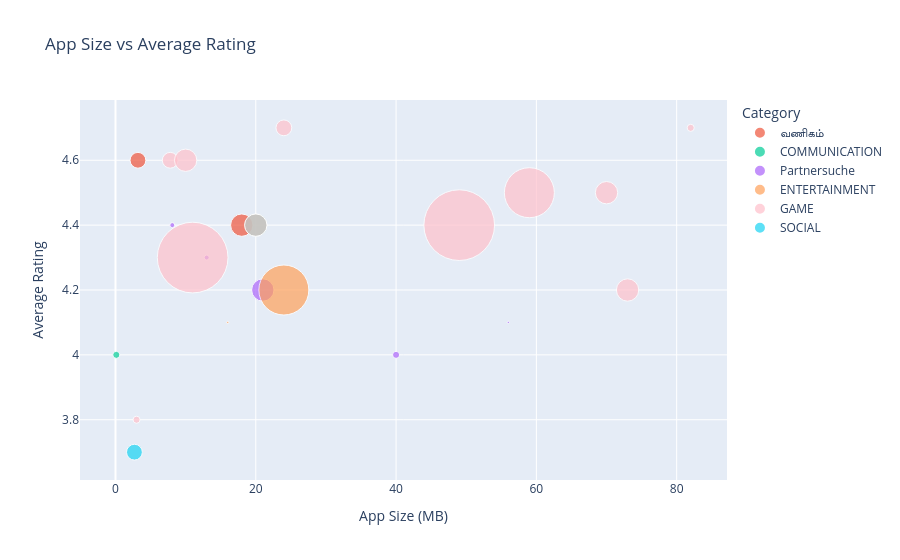

Notebook code cell kept with this figure:
### Code cell
fig = px.scatter(
    filtered_df,
    x="Size_MB",
    y="Rating",
    size="Installs",
    color="Category",
    hover_name="App",
    title="App Size vs Average Rating",
    labels={
        "Size_MB": "App Size (MB)",
        "Rating": "Average Rating"
    },
    size_max=50,
    color_discrete_map={
        "GAME": "pink"
    }
)

fig.show()

### Figure 1 — Plotly figure (JSON) as saved in the notebook; plotly's stock layout.template omitted (floating-point values rounded to 4 significant figures)
{"data": [{"hovertemplate": "<b>%{hovertext}</b><br><br>Category=வணிகம்<br>App Size (MB)=%{x}<br>Average Rating=%{y}<br>Installs=%{marker.size}<extra></extra>", "hovertext": ["Google Primer", "Call Blocker"], "legendgroup": "வணிகம்", "marker": {"color": "#EF553B", "size": [10000000, 5000000], "sizemode": "area", "sizeref": 40000, "symbol": "circle"}, "mode": "markers", "name": "வணிகம்", "orientation": "v", "showlegend": true, "type": "scatter", "x": [18, 3.2], "xaxis": "x", "y": [4.4, 4.6], "yaxis": "y"}, {"hovertemplate": "<b>%{hovertext}</b><br><br>Category=COMMUNICATION<br>App Size (MB)=%{x}<br>Average Rating=%{y}<br>Installs=%{marker.size}<extra></extra>", "hovertext": ["Chrome Dev", "GMX Mail", "GroupMe", "CallApp: Caller ID, Blocker & Phone Call Recorder", "Burner - Free Phone Number", "Caller ID +"], "legendgroup": "COMMUNICATION", "marker": {"color": "#00cc96", "size": [5000000, 10000000, 10000000, 10000000, 1000000, 1000000], "sizemode": "area", "sizeref": 40000, "symbol": "circle"}, "mode": "markers", "name": "COMMUNICATION", "orientation": "v", "showlegend": true, "type": "scatter", "x": [null, null, null, 20, null, 0.1152], "xaxis": "x", "y": [4.4, 4.3, 4.5, 4.4, 4.3, 4], "yaxis": "y"}, {"hovertemplate": "<b>%{hovertext}</b><br><br>Category=Partnersuche<br>App Size (MB)=%{x}<br>Average Rating=%{y}<br>Installs=%{marker.size}<extra></extra>", "hovertext": ["Hily: Dating, Chat, Match, Meet & Hook up", "CMB Free Dating App", "FlirtChat - ♥Free Dating/Flirting App♥", "Hitwe - meet people and chat", "2Date Dating App, Love and matching"], "legendgroup": "Partnersuche", "marker": {"color": "#ab63fa", "size": [100000, 1000000, 500000, 10000000, 500000], "sizemode": "area", "sizeref": 40000, "symbol": "circle"}, "mode": "markers", "name": "Partnersuche", "orientation": "v", "showlegend": true, "type": "scatter", "x": [56, 40, 13, 21, 8.1], "xaxis": "x", "y": [4.1, 4, 4.3, 4.2, 4.4], "yaxis": "y"}, {"hovertemplate": "<b>%{hovertext}</b><br><br>Category=ENTERTAINMENT<br>App Size (MB)=%{x}<br>Average Rating=%{y}<br>Installs=%{marker.size}<extra></extra>", "hovertext": ["Amazon Prime Video", "Cooking Channel"], "legendgroup": "ENTERTAINMENT", "marker": {"color": "#FFA15A", "size": [50000000, 100000], "sizemode": "area", "sizeref": 40000, "symbol": "circle"}, "mode": "markers", "name": "ENTERTAINMENT", "orientation": "v", "showlegend": true, "type": "scatter", "x": [24, 16], "xaxis": "x", "y": [4.2, 4.1], "yaxis": "y"}, {"hovertemplate": "<b>%{hovertext}</b><br><br>Category=GAME<br>App Size (MB)=%{x}<br>Average Rating=%{y}<br>Installs=%{marker.size}<extra></extra>", "hovertext": ["Block Puzzle", "Granny", "Flow Free", "Cut the Rope FULL FREE", "Color by Number – New Coloring Book", "Draw In", "Honkai Impact 3rd", "Doodle Jump", "Dude Perfect 2", "Candy Bomb", "1LINE – One Line with One Touch", "4 in a Row", "Four In A Line"], "legendgroup": "GAME", "marker": {"color": "pink", "size": [5000000, 50000000, 100000000, 100000000, 5000000, 10000000, 1000000, 50000000, 10000000, 10000000, 10000000, 500000, 1000000], "sizemode": "area", "sizeref": 40000, "symbol": "circle"}, "mode": "markers", "name": "GAME", "orientation": "v", "showlegend": true, "type": "scatter", "x": [7.8, 59, 11, 49, 24, 73, 82, null, 70, 20, 10, null, 3], "xaxis": "x", "y": [4.6, 4.5, 4.3, 4.4, 4.7, 4.2, 4.7, 4.3, 4.5, 4.4, 4.6, 3.8, 3.8], "yaxis": "y"}, {"hovertemplate": "<b>%{hovertext}</b><br><br>Category=SOCIAL<br>App Size (MB)=%{x}<br>Average Rating=%{y}<br>Installs=%{marker.size}<extra></extra>", "hovertext": ["Blogger"], "legendgroup": "SOCIAL", "marker": {"color": "#19d3f3", "size": [5000000], "sizemode": "area", "sizeref": 40000, "symbol": "circle"}, "mode": "markers", "name": "SOCIAL", "orientation": "v", "showlegend": true, "type": "scatter", "x": [2.7], "xaxis": "x", "y": [3.7], "yaxis": "y"}], "layout": {"legend": {"itemsizing": "constant", "title": {"text": "Category"}, "tracegroupgap": 0}, "title": {"text": "App Size vs Average Rating"}, "xaxis": {"anchor": "y", "domain": [0, 1], "title": {"text": "App Size (MB)"}}, "yaxis": {"anchor": "x", "domain": [0, 1], "title": {"text": "Average Rating"}}}}
